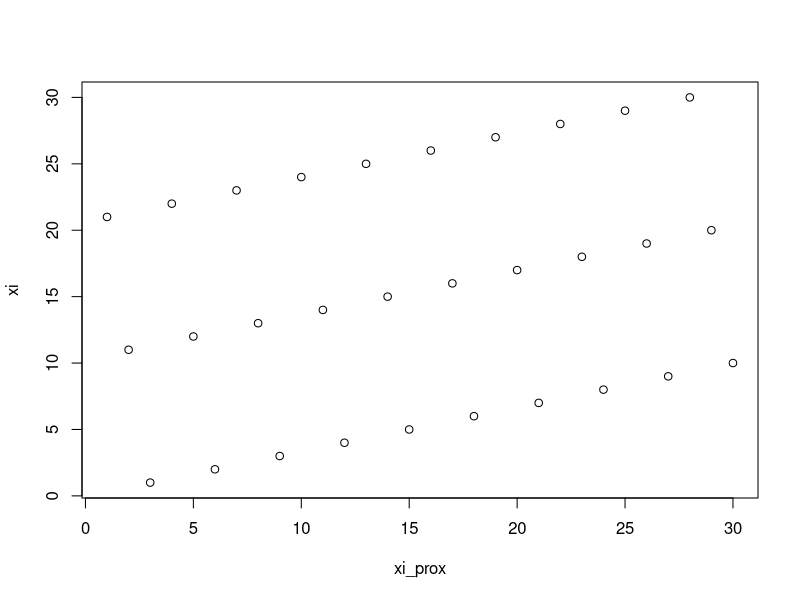

Recreate this plot in R.
# Considere um gerador linear congruencial. 
# Sejam M = 31, a = 3, c = 0 e x0 = 1. 
# Gere x1, x2, . . . , x30. 
# Faça o gráfico de xi+1 (eixo vertical) × xi (eixo horizontal). 
# O que você conclui? Qual é o período?

gera_numero_aleatorio <- function(M, a, c, x0){
  numero <- (a*x0 + c) %% M
}

M <- 31;
a <- 3;
c <- 0;
x0 <- 1;

n <- 30;
sequencia_aleatoria <- c(x0);

for (i in 2:(n+1)){
  proximo <- gera_numero_aleatorio(M, a, c, sequencia_aleatoria[i-1]);
  sequencia_aleatoria <- c(sequencia_aleatoria, proximo);
}

xi <- sequencia_aleatoria[1:length(sequencia_aleatoria)-1];
xi_prox <- sequencia_aleatoria[2:length(sequencia_aleatoria)];

plot(xi_prox, xi)

